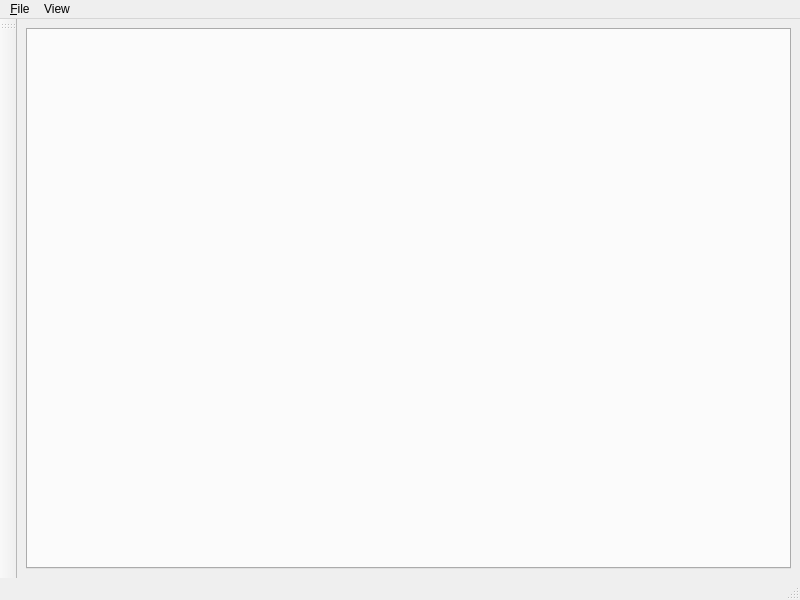
<?xml version="1.0" encoding="UTF-8"?>
<ui version="4.0">
 <class>porque</class>
 <widget class="QMainWindow" name="porque">
  <property name="geometry">
   <rect>
    <x>0</x>
    <y>0</y>
    <width>800</width>
    <height>600</height>
   </rect>
  </property>
  <property name="windowTitle">
   <string>Porque</string>
  </property>
  <widget class="QWidget" name="central_widget">
   <layout class="QVBoxLayout" name="verticalLayout">
    <item>
     <widget class="porque_tab" name="tab"/>
    </item>
   </layout>
  </widget>
  <widget class="QMenuBar" name="menu_bar">
   <property name="geometry">
    <rect>
     <x>0</x>
     <y>0</y>
     <width>800</width>
     <height>34</height>
    </rect>
   </property>
   <widget class="QMenu" name="menu_File">
    <property name="title">
     <string>&amp;File</string>
    </property>
    <addaction name="action_Open_PDF_Files"/>
    <addaction name="separator"/>
    <addaction name="action_Quit"/>
   </widget>
   <widget class="QMenu" name="menuView">
    <property name="title">
     <string>View</string>
    </property>
    <addaction name="action_Screen_Mode"/>
   </widget>
   <addaction name="menu_File"/>
   <addaction name="menuView"/>
  </widget>
  <widget class="QStatusBar" name="status_bar"/>
  <widget class="QToolBar" name="tool_bar">
   <property name="windowTitle">
    <string>toolBar</string>
   </property>
   <attribute name="toolBarArea">
    <enum>LeftToolBarArea</enum>
   </attribute>
   <attribute name="toolBarBreak">
    <bool>false</bool>
   </attribute>
  </widget>
  <action name="action_Quit">
   <property name="text">
    <string>&amp;Quit Porque</string>
   </property>
   <property name="shortcut">
    <string>Ctrl+Q</string>
   </property>
  </action>
  <action name="action_Open_PDF_Files">
   <property name="text">
    <string>&amp;Open PDF File(s)...</string>
   </property>
   <property name="shortcut">
    <string>Ctrl+O</string>
   </property>
  </action>
  <action name="action_Screen_Mode">
   <property name="text">
    <string>Full-Screen</string>
   </property>
   <property name="shortcut">
    <string>F11</string>
   </property>
  </action>
 </widget>
 <customwidgets>
  <customwidget>
   <class>porque_tab</class>
   <extends>QTabWidget</extends>
   <header>porque-tab.h</header>
   <container>1</container>
  </customwidget>
 </customwidgets>
 <tabstops>
  <tabstop>tab</tabstop>
 </tabstops>
 <resources/>
 <connections/>
</ui>
